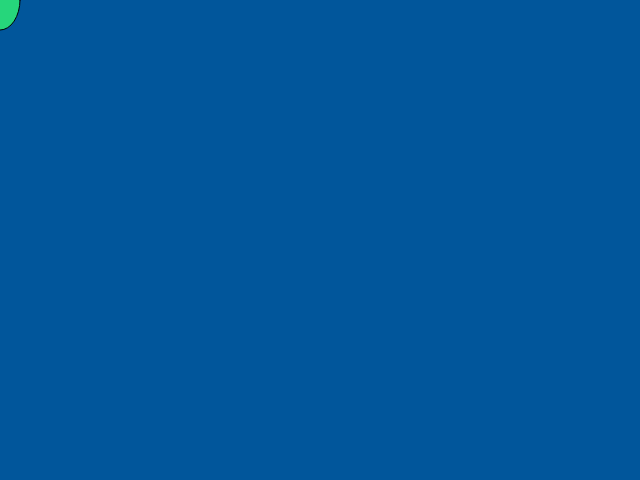
Frame 1 (no input)
Frame 60 (no input): identical to frame 1, image omitted
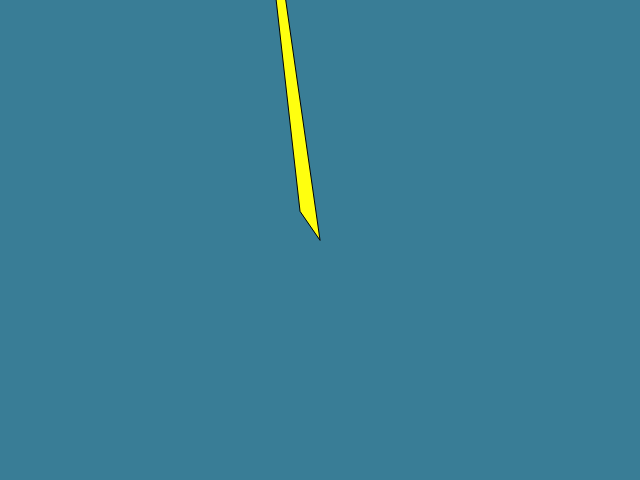
Frame 120 (the mouse pressed at the canvas centre since frame 60)

The p5.js sketch that drew these frames (run headless with seeded random() and noise() and a simulated clock; from frame 60 on, the mouse is pressed at the canvas centre):

// p5.js sketch
// ── sketch.js
function setup() {
    createCanvas(640,480);
  }
  
  function draw(){
    if(mouseIsPressed) {
    background(57,125,150);
    fill(255,255,15);
    triangle(mouseX,mouseY,mouseY,-mouseX,300,211);
  }
    else {
      background(1,86,155)
      fill(38,214,123)
      ellipse(mouseX,mouseY,40,60)
    }
  }
